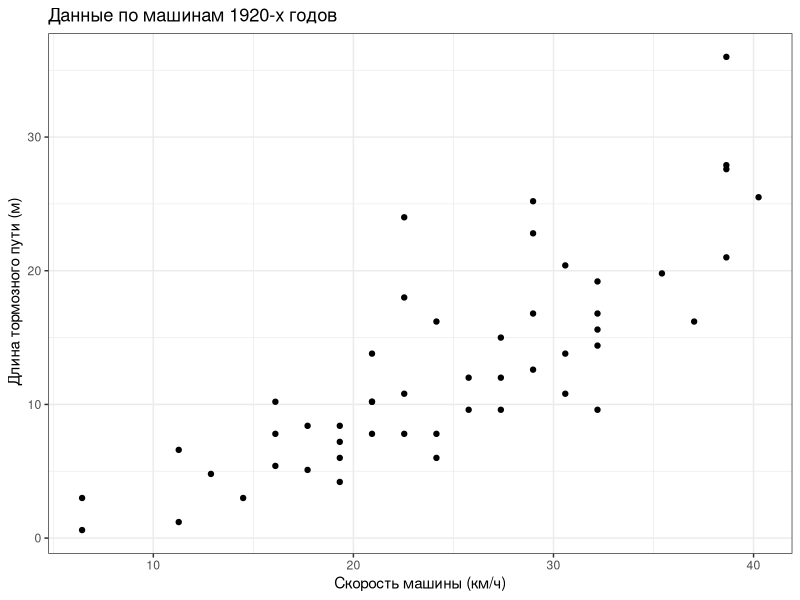
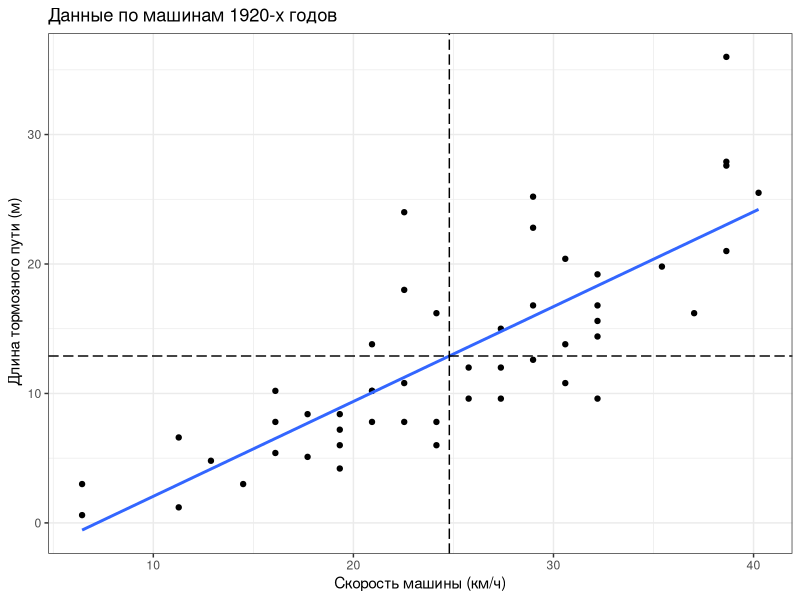

Recreate these plots in R, in order.
## ---- chunk 1
library(knitr)
opts_chunk$set(cache = FALSE, dev = 'png', dpi = 300)
## ---- chunk 2
library("knitr")
library("dplyr")
library("ggplot2")
d <- cars %>% mutate(dist = 0.3 * dist, speed = 1.61 * speed)
kable(head(d))
## ---- chunk 3
qplot(data = d, speed, dist, 
      xlab = "Скорость машины (км/ч)",
      ylab = " Длина тормозного пути (м)",
      main = "Данные по машинам 1920-х годов") + theme_bw()
## ---- chunk 4
qplot(data = d, speed, dist, 
      xlab = "Скорость машины (км/ч)",
      ylab = " Длина тормозного пути (м)",
      main = "Данные по машинам 1920-х годов") + theme_bw() +
  stat_smooth(method = "lm", se = FALSE) +
  geom_vline(xintercept = mean(d$speed), linetype = "longdash") +
  geom_hline(yintercept = mean(d$dist), linetype = "longdash")
## ---- chunk 5
a <- 5
A <- 4
a + A
## ---- chunk 6
x <- c(5,2,1)
d <- data.frame(rost=c(170,170,180),ves=c(60,70,80))
## ---- chunk 7
library("dplyr")
library("ggplot2")
## ---- chunk 8
library("dplyr")
library("ggplot2")
d <- cars 
head(cars)
# %>% mutate(dist=0.3*dist,speed=1.67*speed)
